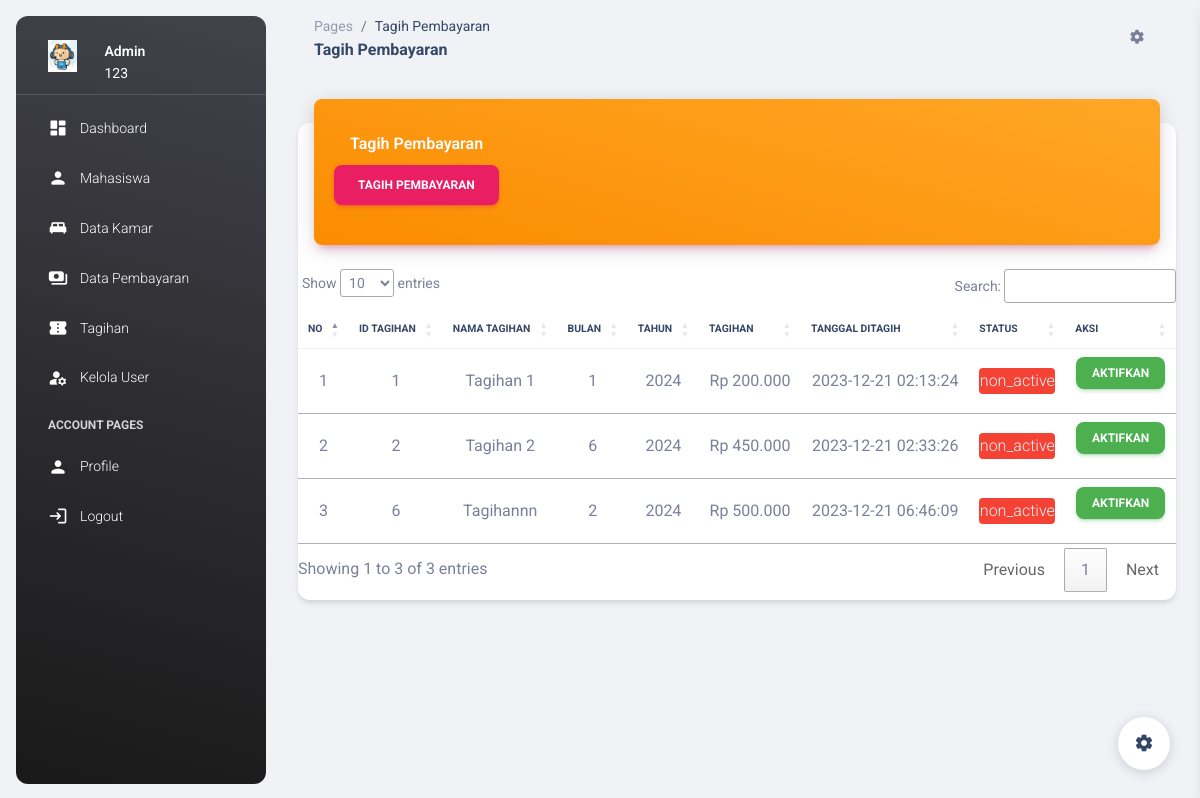
Screenshot of /tagihan.php (signed in) with the database file from the repository.
### tables this page shows
CREATE TABLE `tagihan` (
  `id_tagihan` int(15) NOT NULL,
  `nama` varchar(100) NOT NULL,
  `bulan` int(15) NOT NULL,
  `tahun` int(15) NOT NULL,
  `tagihan` int(15) NOT NULL,
  `tgl_tagih` datetime NOT NULL DEFAULT current_timestamp(),
  `status` varchar(50) NOT NULL DEFAULT 'non_active'
);

### proses/koneksi.php (called while the page is built, shortened)
<?php
function format_rupiah($angka)
{
    $rupiah = "Rp " . number_format($angka, 0, ',', '.');
    return $rupiah;
}
?>

### tagihan.php (the view, shortened to what this page needs)
<?php include 'proses/koneksi.php'; ?>
<!DOCTYPE html>
<html lang="en">
<head>
  <link href="./assets/css/nucleo-icons.css" rel="stylesheet" />
  <link href="./assets/css/nucleo-svg.css" rel="stylesheet" />
  <link id="pagestyle" href="./assets/css/material-dashboard.css?v=3.0.0" rel="stylesheet" />
  <link rel="stylesheet" href="https://cdn.datatables.net/1.13.7/css/jquery.dataTables.css" />
</head>
<body class="g-sidenav-show bg-gray-200">
  <?php include 'sidebar.php'; ?>
  <main class="main-content position-relative max-height-vh-100 h-100 border-radius-lg">
    <nav class="navbar navbar-main navbar-expand-lg px-0 mx-4 shadow-none border-radius-xl" id="navbarBlur"
      navbar-scroll="true">
      <div class="container-fluid py-1 px-3">
        <nav aria-label="breadcrumb">
          <ol class="breadcrumb bg-transparent mb-0 pb-0 pt-1 px-0 me-sm-6 me-5">
            <li class="breadcrumb-item text-sm"><a class="opacity-5 text-dark" href="javascript:;">Pages</a></li>
            <li class="breadcrumb-item text-sm text-dark active" aria-current="page">Tagih Pembayaran</li>
          </ol>
          <h6 class="font-weight-bolder mb-0">Tagih Pembayaran</h6>
        </nav>
        <ul class="navbar-nav justify-content-end">
          <li class="nav-item px-3 d-flex align-items-center">
            <a href="javascript:;" class="nav-link text-body p-0">
              <i class="fa fa-cog fixed-plugin-button-nav cursor-pointer"></i>
            </a>
          </li>
        </ul>
      </div>
    </nav>
    <div class="container-fluid py-4">
      <div class="row">
        <div class="col-12">
          <div class="card my-4">
            <div class="card-header p-0 position-relative mt-n4 mx-3 z-index-2">
              <div class="bg-gradient-warning shadow-primary border-radius-lg pt-4 pb-3">
                <div class="row m-2">
                  <div class="col-12">
                    <h6 class="text-white text-capitalize ps-3">Tagih Pembayaran</h6>
                  </div>
                  <div class="col-12">
                    <a href="#" data-bs-toggle="modal" data-bs-target="#modalTagih" class="btn btn-primary ">Tagih
                      Pembayaran</a>
                  </div>
                </div>
              </div>
            </div>
            <div class="card-body px-0 pb-2">
              <div class="table-responsive p-0">
                <table class="table align-items-center mb-0 text-center" id="myTable">
                  <thead>
                    <tr>
                      <th class="text-uppercase text-dark text-xxs font-weight-bolder">No</th>
                      <th class="text-uppercase text-dark text-xxs font-weight-bolder">ID tagihan</th>
                      <th class="text-uppercase text-dark text-xxs font-weight-bolder">Nama Tagihan</th>
                      <th class="text-uppercase text-dark text-xxs font-weight-bolder">Bulan</th>
                      <th class="text-uppercase text-dark text-xxs font-weight-bolder">Tahun</th>
                      <th class="text-uppercase text-dark text-xxs font-weight-bolder">Tagihan</th>
                      <th class="text-uppercase text-dark text-xxs font-weight-bolder">Tanggal Ditagih</th>
                      <th class="text-uppercase text-dark text-xxs font-weight-bolder">Status</th>
                      <th class="text-uppercase text-dark text-xxs font-weight-bolder">Aksi</th>
                    </tr>
                  </thead>
                  <tbody class="text-center">
                    <?php
                    $no = 1;
                    $kueri = mysqli_query($conn, "SELECT * FROM tagihan");
                    $kueri2 = mysqli_query($conn, "SELECT * FROM tagihan WHERE status = 'active'");
                    $cek2 = mysqli_num_rows($kueri2);
                    while ($row = mysqli_fetch_array($kueri)) {
                      ?>
                      <tr>
                        <td>
                          <?php echo $no++; ?>
                        </td>
                        <td>
                          <?php echo $row['id_tagihan']; ?>
                        </td>
                        <td>
                          <?php echo $row['nama']; ?>
                        </td>
                        <td>
                          <?php echo $row['bulan']; ?>
                        </td>
                        <td>
                          <?php echo $row['tahun']; ?>
                        </td>
                        <td>
                          <?php echo format_rupiah($row['tagihan']); ?>
                        </td>
                        <td>
                          <?php echo $row['tgl_tagih']; ?>
                        </td>
                        <td>
                          <?php if ($row['status'] == 'non_active') { ?>
                            <div class="bg-danger text-light rounded">
                              <?php echo $row['status']; ?>
                            </div>
                          <?php } else { ?>
                            <div class="bg-success text-light rounded">
                              <?php echo $row['status']; ?>
                            </div>
                          <?php } ?>
                        </td>
                        <td>
                          <?php if ($row['status'] == 'non_active') { ?>
                            <?php if ($cek2 > 0) { ?>
                              <a href="#" class="btn btn-sm btn-success" onclick="show()" disabled>AKTIFKAN</a>
                            <?php } else { ?>
                              <a onclick="set(<?php echo $row['id_tagihan']; ?>, 'active')"
                                class="btn btn-sm btn-success">AKTIFKAN</a>
                            <?php } ?>
                          <?php } else { ?>
                            <a onclick="set(<?php echo $row['id_tagihan']; ?>, 'non_active')"
                              class="btn btn-sm btn-danger">NONAKTIFKAN</a>
                          <?php } ?>
                        </td>
                      </tr>
                    <?php } ?>
                  </tbody>
                </table>
              </div>
            </div>
          </div>
        </div>
      </div>
    </div>
    <br>
    <br>
  </main>
  <div class="fixed-plugin">
    <a class="fixed-plugin-button text-dark position-fixed px-3 py-2">
      <i class="material-icons py-2">settings</i>
    </a>
  </div>
</body>
</html>

### rows the page displays
tagihan: id_tagihan "1", nama "Tagihan 1", bulan "1", tahun "2024", tagihan "Rp 200.000", tgl_tagih "2023-12-21 02:13:24", status "non_active"
tagihan: id_tagihan "2", nama "Tagihan 2", bulan "6", tahun "2024", tagihan "Rp 450.000", tgl_tagih "2023-12-21 02:33:26", status "non_active"
tagihan: id_tagihan "6", nama "Tagihannn", bulan "2", tahun "2024", tagihan "Rp 500.000", tgl_tagih "2023-12-21 06:46:09", status "non_active"

### other values shown
$_SESSION['nama_user'] "Admin"
$_SESSION['nomor_identitas'] "123"
